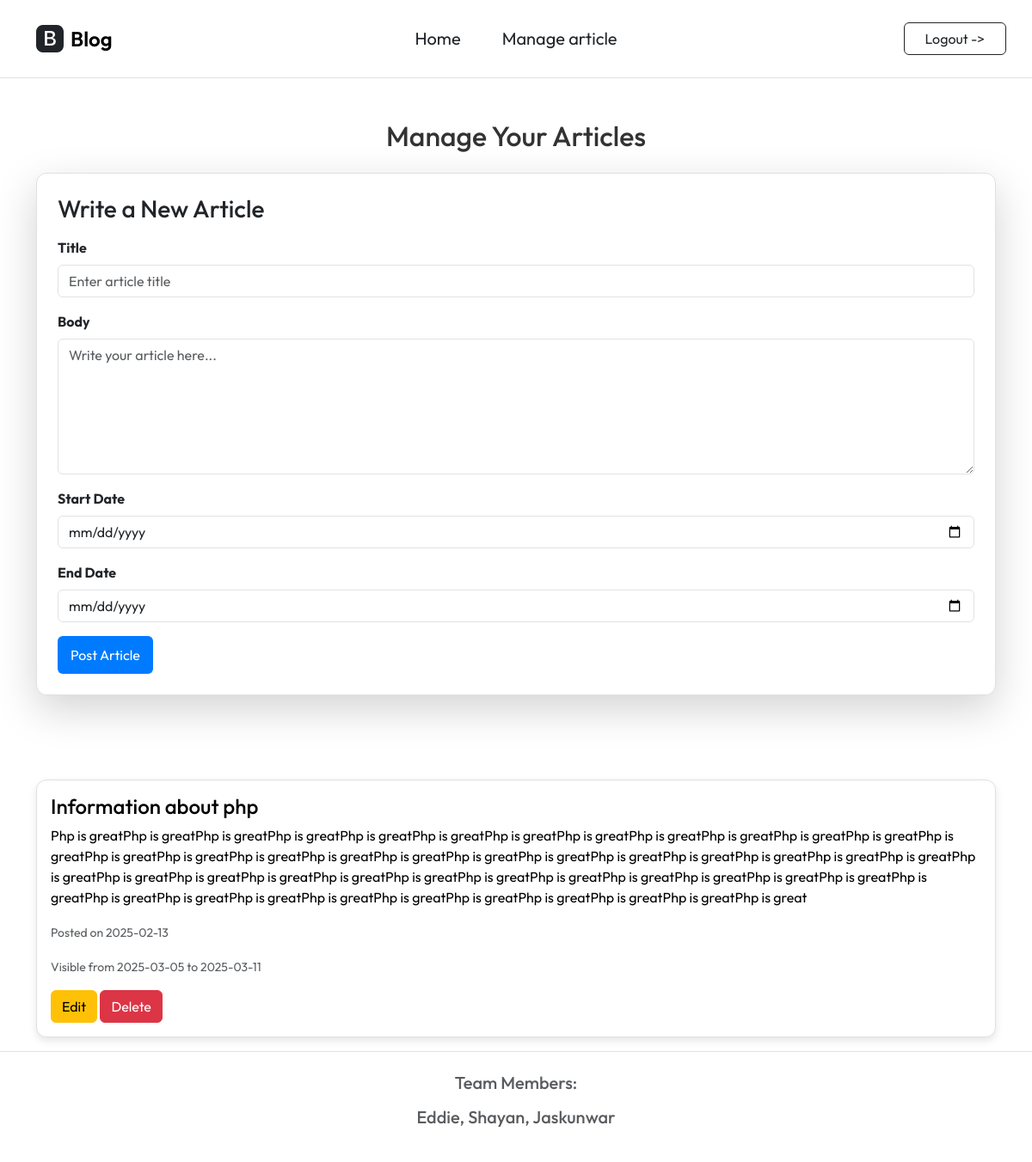
Page /write.php (signed in) on the committed database.
### tables this page shows
CREATE TABLE Articles (
    ArticleId INTEGER PRIMARY KEY AUTOINCREMENT,
    ArticleTitle VARCHAR(80),
    ArticleBody VARCHAR(500),

    CreateDate DATE,
    StartDate DATE,
    EndDate DATE,

    ContributerUsername VARCHAR(80)
);

### write.php (the view, shortened to what this page needs)
<?php
$db = new SQLite3('info.db');
$username = $_SESSION['username'];
$articles = $db->query("SELECT * FROM Articles WHERE ContributerUsername = '$username' ORDER BY CreateDate DESC");
?>
<?php include('./inc/inc_header.php'); ?>
<div class="container mt-5">
    <h2 class="text-center mb-4">Manage Your Articles</h2>
    <div class="card shadow-lg p-4 mb-5">
        <h3 class="mb-3">Write a New Article</h3>
        <form method="post" novalidate>
            <div class="mb-3">
                <label for="article_title" class="form-label fw-bold">Title</label>
                <input type="text" class="form-control" name="article_title" id="article_title" required placeholder="Enter article title" value="<?= htmlspecialchars($title ?? '') ?>">
            </div>
            <div class="mb-3">
                <label for="article_body" class="form-label fw-bold">Body</label>
                <textarea class="form-control" name="article_body" id="article_body" rows="6" required placeholder="Write your article here..."><?= htmlspecialchars($body ?? '') ?></textarea>
            </div>
           <div class="mb-3">
            <label for="start_date" class="form-label fw-bold">Start Date</label>
            <input type="date" class="form-control" name="start_date" id="start_date" required value="<?= htmlspecialchars($start_date ?? '') ?>">
        </div>
        <div class="mb-3">
            <label for="end_date" class="form-label fw-bold">End Date</label>
            <input type="date" class="form-control" name="end_date" id="end_date" required value="<?= htmlspecialchars($end_date ?? '') ?>">
        </div>
            <button type="submit" name="create_article" class="btn btn-primary">Post Article</button>
        </form>
    </div>
    <h3 class="mb-3">Your Articles</h3>
    <?php while ($row = $articles->fetchArray(SQLITE3_ASSOC)) { ?>
        <div class="card mb-3">
            <div class="card-body">
                <h4 class="card-title"><?= htmlspecialchars($row['ArticleTitle']) ?></h4>
                <p class="card-text"><?= nl2br($row['ArticleBody']) ?></p>
                <p class="text-muted"><small>Posted on <?= $row['CreateDate'] ?></small></p>
                <p class="text-muted"><small>Visible from <?= $row['StartDate'] ?> to <?= $row['EndDate'] ?></small></p>
                <button class="btn btn-warning edit-article-btn"
                    data-id="<?= $row['ArticleId'] ?>"
                    data-title="<?= htmlspecialchars($row['ArticleTitle'], ENT_QUOTES, 'UTF-8') ?>"
                    data-body="<?= htmlspecialchars($row['ArticleBody'], ENT_QUOTES, 'UTF-8') ?>"
                    data-start-date="<?= $row['StartDate'] ?>"
                    data-end-date="<?= $row['EndDate'] ?>">Edit</button>
                <form method="post" class="d-inline">
                    <button type="submit" name="delete_article" class="btn btn-danger" onclick="return confirm('Are you sure you want to delete this article?');">Delete</button>
                </form>
            </div>
        </div>
    <?php } ?>
</div>
<?php include('./inc/inc_footer.php'); ?>

### inc/style.css (style rules this page uses)
body { margin: 0; font-family: Arial, sans-serif; color: white; }
.card { background-color: white !important; border: 1px solid #e0e0e0; border-radius: 12px; box-shadow: 0 4px 10px rgba(0, 0, 0, 0.1); }
.card-body { color: #333; }
.card-title, .card-text { text-shadow: none !important; color: #000 !important; }
h2 { color: #333; margin-bottom: 1rem; }
.btn-primary { background: #007BFF; color: white; border: none; border-radius: 6px; font-size: 1rem; cursor: pointer; transition: 0.3s ease; padding: 10px 15px; display: inline-block; text-align: center; text-decoration: none; }

### inc/inc_header.php (style rules this page uses)
body { font-family: "Outfit", serif; font-optical-sizing: auto; font-style: normal; }

### rows in the picture
articles: ArticleTitle "Information about php", ArticleBody "Php is greatPhp is greatPhp is greatPhp is greatPhp is greatPhp is greatPhp is greatPhp is greatPhp is greatPhp is greatPhp is greatPhp is greatPhp is greatPhp is greatPhp is greatPhp is greatPhp is greatPhp is greatPhp is greatPhp is greatPhp is greatPhp is greatPhp is greatPhp is greatPhp is greatPhp is greatPhp is greatPhp is greatPhp is greatPhp is greatPhp is greatPhp is greatPhp is greatPhp is greatPhp is greatPhp is greatPhp is greatPhp is greatPhp is greatPhp is greatPhp is greatPhp is greatPhp is greatPhp is greatPhp is greatPhp is greatPhp is greatPhp is great", CreateDate "2025-02-13", StartDate "2025-03-05", EndDate "2025-03-11"
